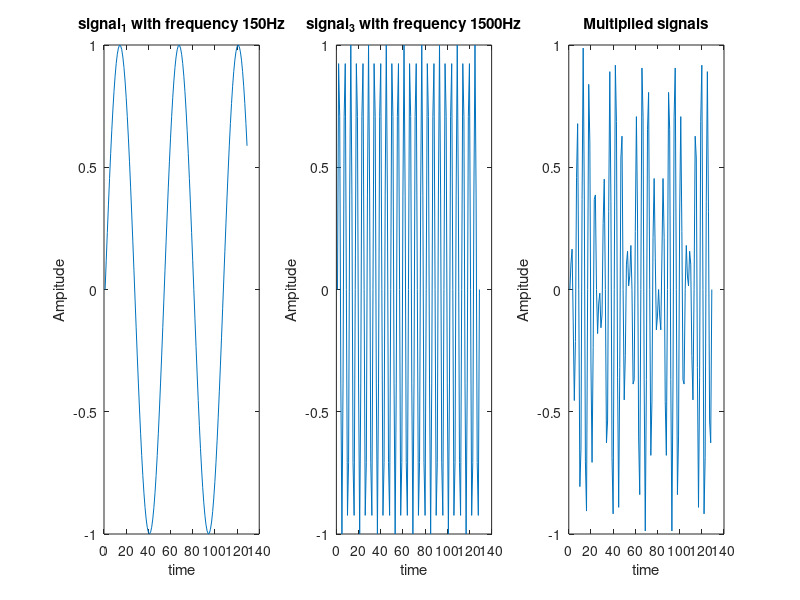

Source code (MATLAB):
% Multiply x1 and x3 to generate 'xmult'
fs = 8000;
x1 = 150;
x2 = 450;
x3 = 1500;
N = 128;
t = 0 : 1/fs : N/fs;
signal1 = sin(2*pi*x1*t);
subplot(1,3,1);
plot(signal1);
title('signal_1 with frequency 150Hz');
xlabel('time');
ylabel('Ampitude');
signal3 = sin(2*pi*x3*t);
subplot(1,3,2);
plot(signal3);
title('signal_3 with frequency 1500Hz');
xlabel('time');
ylabel('Ampitude');
subplot(1,3,3);
plot(signal1.*signal3);
title('Multiplied signals');
xlabel('time');
ylabel('Ampitude');
